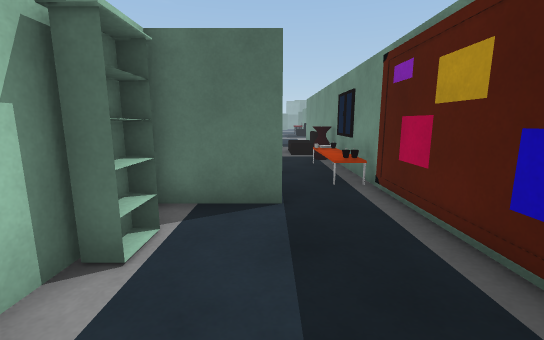
View 1 (above)

24 first-person views from a walk through a Unity game level. The camera is 1.2 m above the floor, tilts 10° down and sees 90° across. The floor is counted in squares, 0.72 m on a side. Each view is taken from the middle of a square. On the plan, view 1 faces up. The plan holds only what a view shows up to about 15 squares ahead; the rest is blank. The place goes on beyond the plan. The player is left out. Some animated figures are not drawn. Door leaves are left out, so doorways stand open. Surface patterns are stand-ins for the level's own textures.

View 2
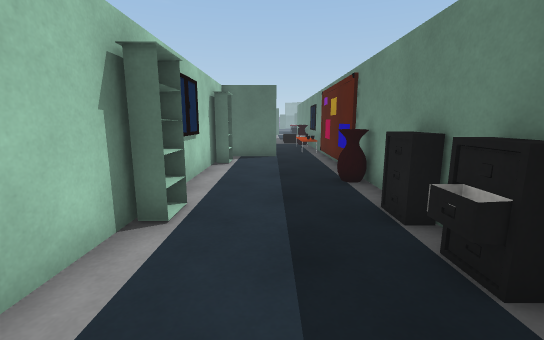

View 3
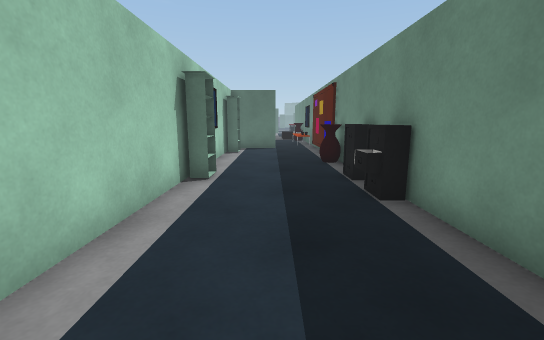

View 4
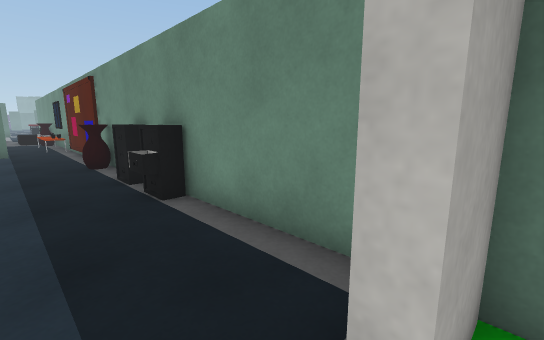

View 5
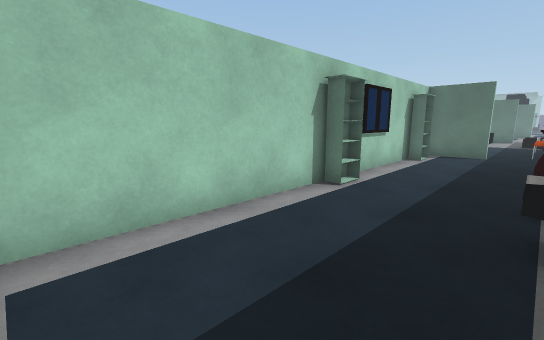

View 6
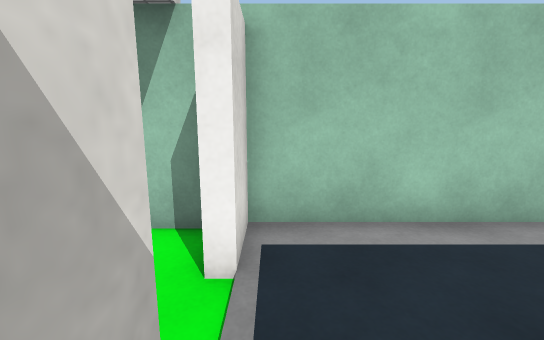

View 7
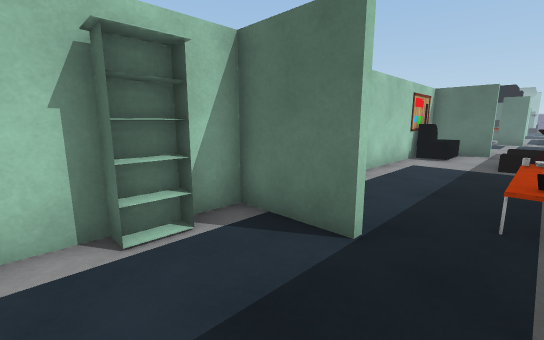

View 8
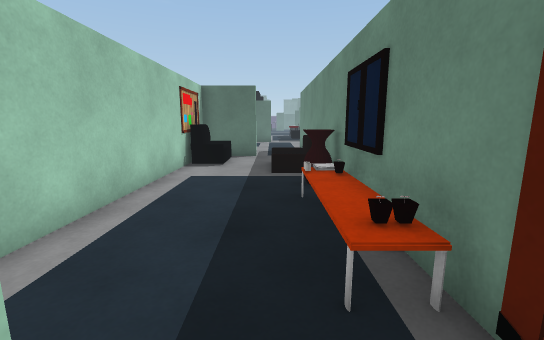

View 9
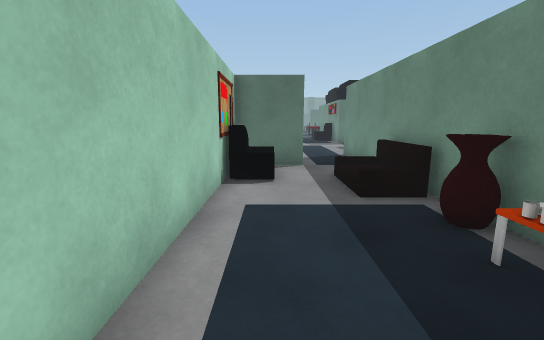

View 10
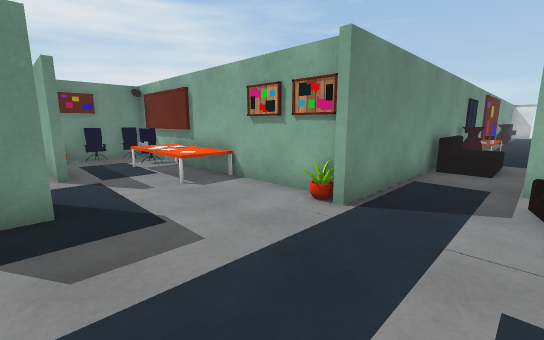

View 11
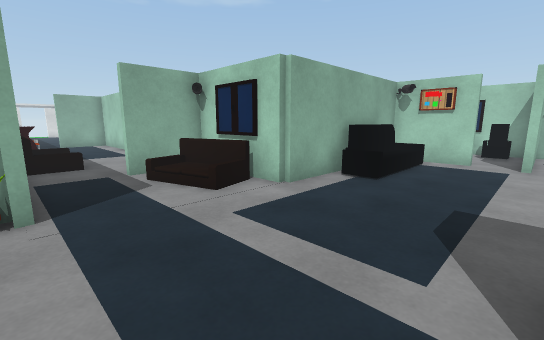

View 12
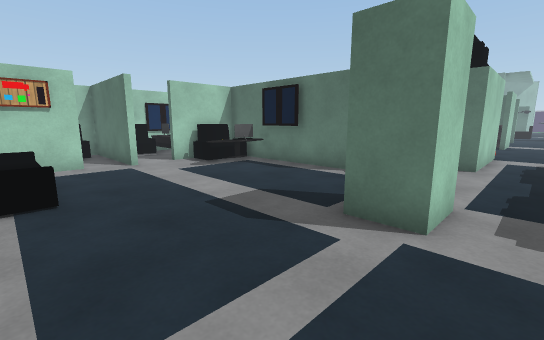

View 13
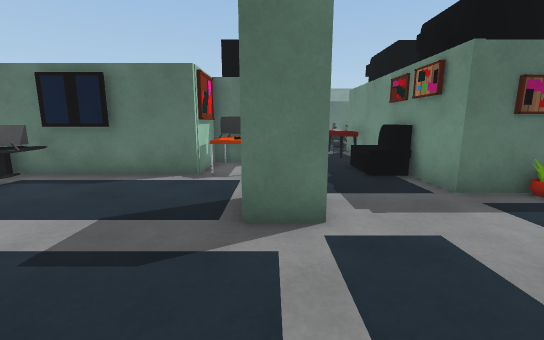

View 14
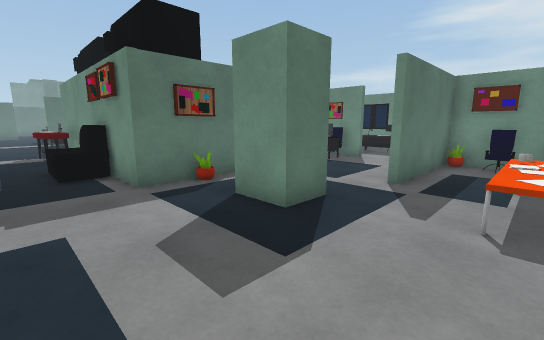

View 15
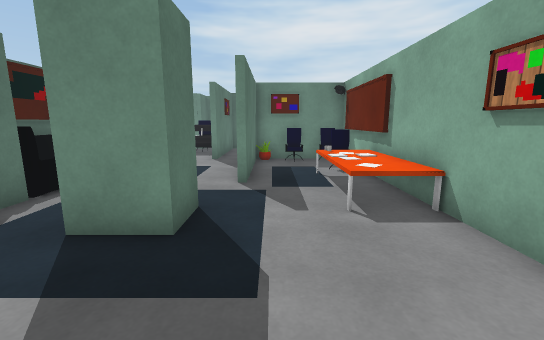

View 16
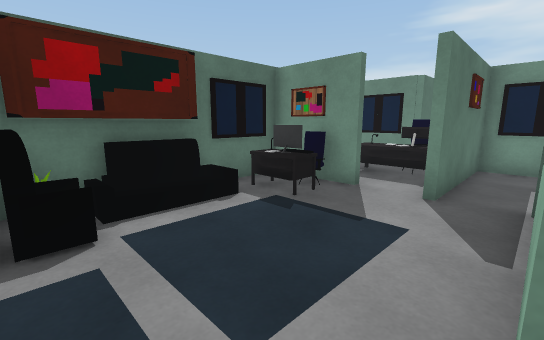

View 17
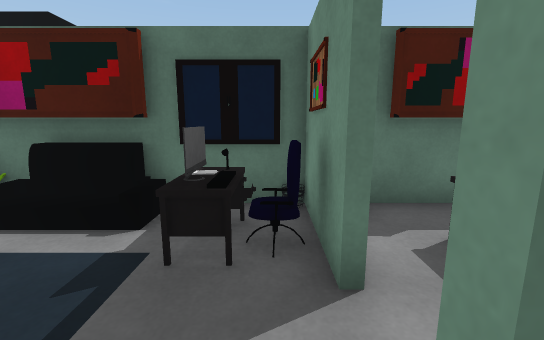

View 18
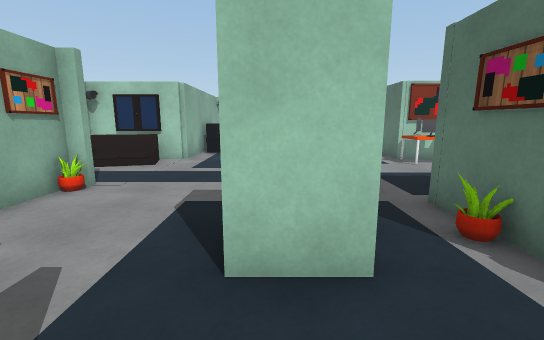

View 19
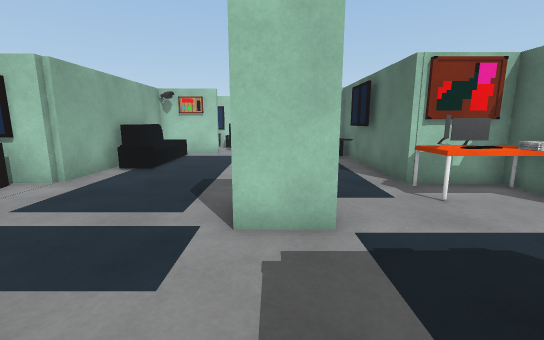

View 20
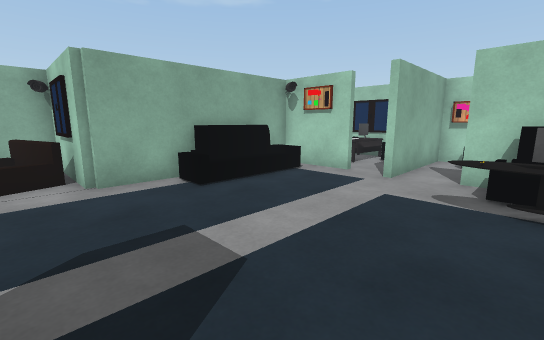

View 21
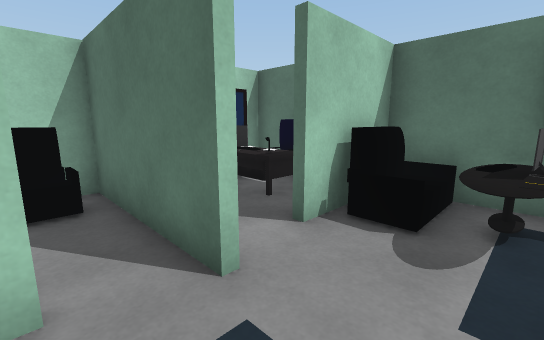

View 22
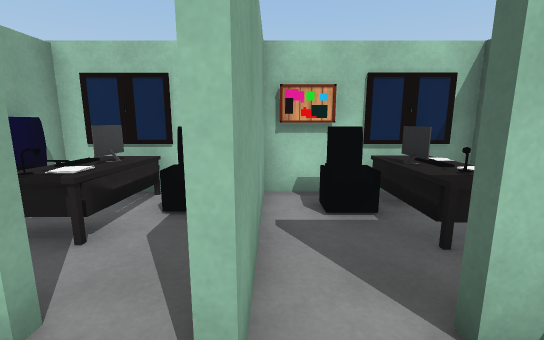

View 23
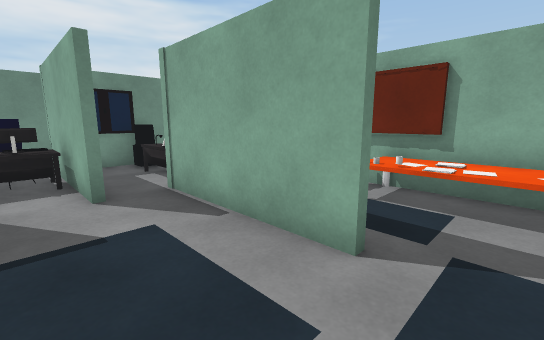

View 24
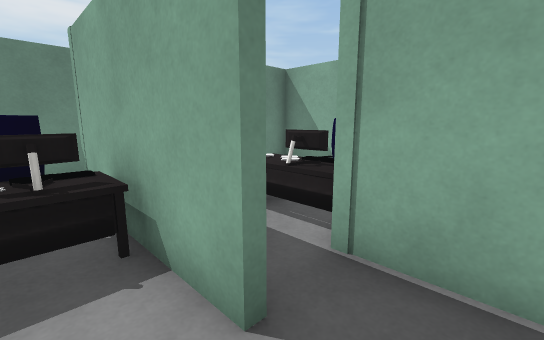

### Floor plan
Key: @ floor where view 1 was taken; # wall or solid block; . floor; / step, stairs or slope; = window, fence, low wall or low ledge; A vase; T table; B bookshelf; C chair; S sofa; E desk; R server; O other object.
Columns run from 14 left of view 1 to 19 right of it. Each row starts with its distance up from view 1.
 34            #TO...OT
 33 ##  ########TO....OR  ###########
 32 #CC #OOO..........TR  OTOO...#.TT
 31 EOEO#OOT...........###O....OC#...
 30 EOE.#.. ...... #....O.O....O.#. E
 29 TO............##............... C
 28 #####...............##.......##TE#
 27 OO..................##............
 26 OO..#...................######....
 25 #OO.#.......................T#  EO
 24 EOO #=OOOO..................CTO
 23 #C  ########.........TTTTTC.C#
 22            ##O...#O###TTT#CTO#
 21            ## ...#              ##
 20            ## O..#
 19            ##S#..#
 18             # ...#
 17             OO...#
 16             TO./ #
 15            #.../ #
 14            #...//#
 13            #.....#
 12            #....A#
 11            #....O#
 10            #....O#
  9            #....O#
  8            #....O#
  7             .....#
  6               ...T
  5            ##==..T
  4            #B....T
  3            #B....T
  2            #.....T
  1            #.....#
  0            #..@.A#
 -1            #.....#
 -2             .....#
 -3             B...O#
 -4            #.....#
 -5            #....O#
 -6            #.....#
 -7            #.....#
 -8            #.....#
 -9            #.....#
-10            #.....#
-11            ###.###

Positions as (right, up) in squares from view 1, and headings:
1: (0, 0), facing up
2: (0, -8), facing up
3: (0, -11), facing up
4: (0, -11), facing up-right
5: (2, -10), facing up-left
6: (2, -10), facing left
7: (2, 2), facing up-left
8: (1, 5), facing up
9: (-1, 8), facing up
10: (0, 27), facing down-right
11: (3, 28), facing down-left
12: (2, 24), facing up-left
13: (0, 24), facing up
14: (2, 23), facing up-right
15: (2, 25), facing right
16: (8, 26), facing up-right
17: (14, 27), facing up
18: (10, 27), facing left
19: (5, 29), facing left
20: (-1, 31), facing down-left
21: (-7, 26), facing up-left
22: (-8, 28), facing left
23: (8, 29), facing down-right
24: (13, 29), facing down-right
